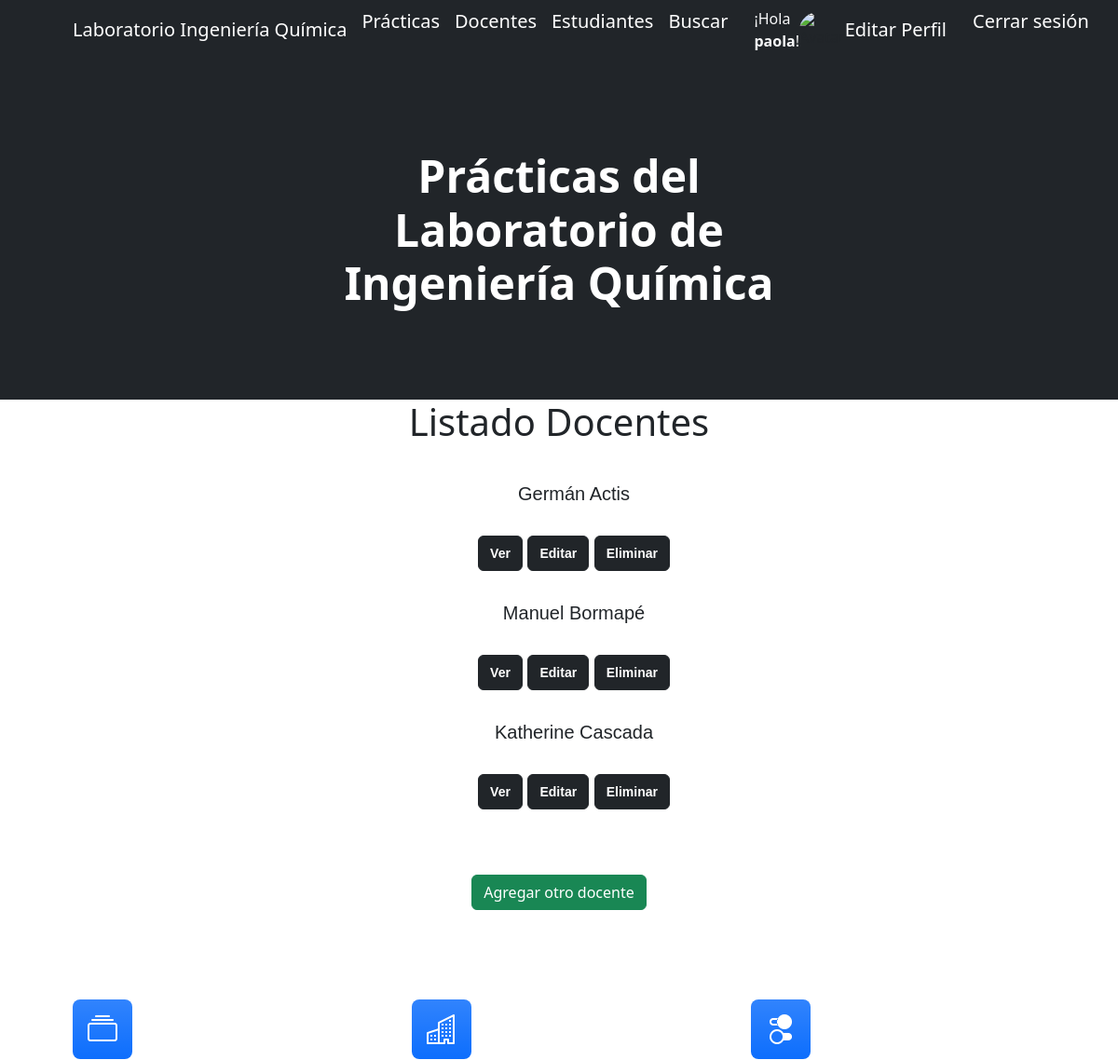
/docenteListado/ (signed in, upper part), run on an earlier commit of the app's database.
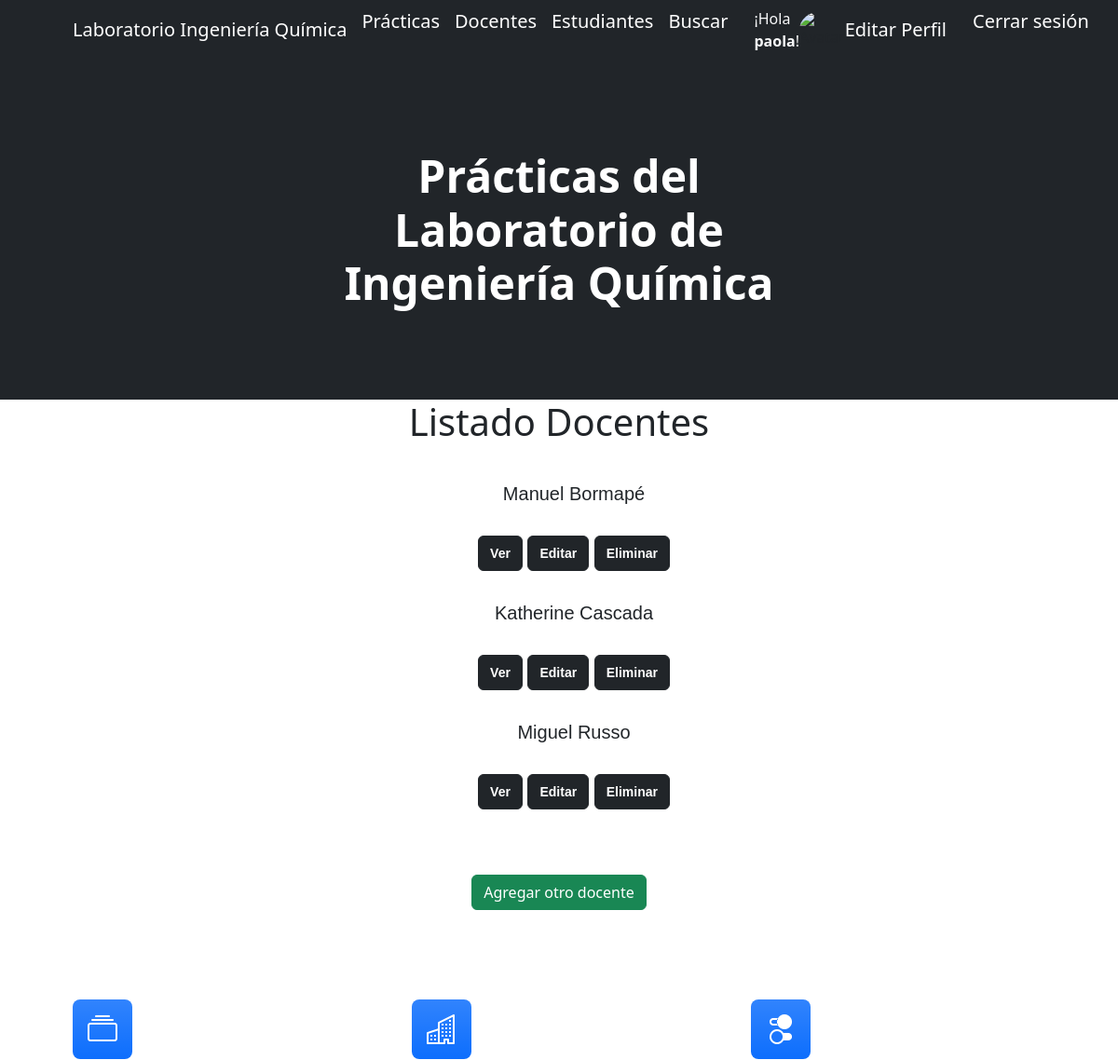
And on a later commit of the database.
### AppLab/models.py (models this page shows, shortened)
class Docente(models.Model):
    nombre = models.CharField(max_length=30)
    apellido = models.CharField(max_length=30)
    legajo = models.IntegerField()
    email = models.EmailField()

### AppLab/views.py (the view)
# urls.py: path('docenteListado/', DocenteListado.as_view(), name = "docentes"),
class DocenteListado(ListView):
    model = Docente
    context_object_name = "docentes"
    template_name = "AppLab/docenteListado.html"

### AppLab/templates/AppLab/docenteListado.html (shortened to what this page needs)
{% extends "AppLab/padre.html" %}
{% load static %}
{% block contenidoQueCambia %}
<div class="container text-center">
    <h1>Listado Docentes</h1>
</div>
<div class="container text-center">
    <ul class="docente-list">
        <br>
        {% for docente in docentes %}
            <li>{{docente.nombre}} {{docente.apellido}}</li>
                <br>
                <button class="btn btn-dark">
                    <a href="{% url 'docente' docente.id %}" class="btn-link">Ver</a>
                </button>
                <button class="btn btn-dark">
                    <a href="{% url 'docente_editar' docente.id %}" class="btn-link">Editar</a>
                </button>
                <button class="btn btn-dark">
                    <a href="{% url 'docente_borrar' docente.id %}" class="btn-link">Eliminar</a>
                </button>
                <br>
                <br>
        {% endfor %}
    </ul>
    <br>
    <a href="{% url 'docente_crear' %}" class="btn btn-success">Agregar otro docente</a>
</div>
{% endblock %}

What changed in the data, as far as the page shows it:
removed Docente: nombre "Germán", apellido "Actis"
added Docente: nombre "Miguel", apellido "Russo"
